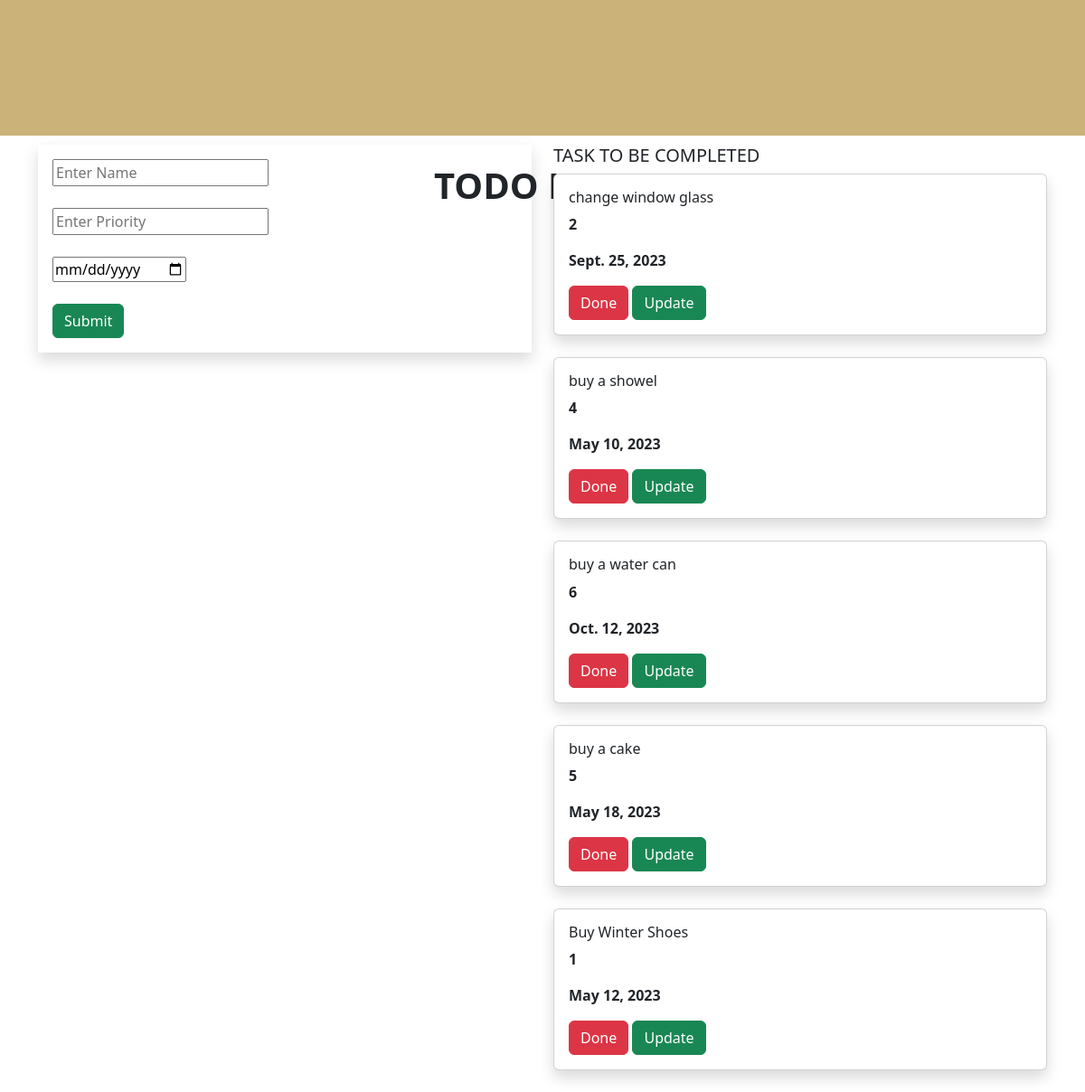
The page / on the database its author committed.
### todoapp/models.py (models this page shows, shortened)
class Task(models.Model):
    name=models.CharField(max_length=250)
    priority=models.IntegerField()
    date=models.DateField()

### todoapp/views.py (the view)
# urls.py: path('',views.add,name='add'),
def add(request):
    task1 = Task.objects.all()
    if request.method=='POST':
        name=request.POST.get('task','')
        priority=request.POST.get('priority','')
        date = request.POST.get('date', '')
        task=Task(name=name,priority=priority,date=date)
        task.save()
    return render(request,'home.html',{'task1':task1})

### templates/home.html (shortened to what this page needs)
{% extends 'base.html' %}
{% block body %}
<div class="container-fluid">
    <div class="row">
        <div class="col-md-12">
            <div class="banner">
                <div class="banner-text">
                    <h1><b>TODO LIST</b></h1>
                </div>
            </div>
        </div>
    </div>
</div>
<div class="container">
    <div class="row">
        <div class="col-md-6">
            <form method="POST" class="p-3 shadow">
                 <div class="form-group">
                     <input type="text" name="task" placeholder="Enter Name">
                 </div><br>
                 <div class="form-group">
                   <input type="text" name="priority" placeholder="Enter Priority">
                 </div><br>
                <div class="form-group">
                   <input type="date" name="date" placeholder="Enter last Date">
                 </div><br>
             <input type="submit" class="btn btn-success">
            </form>
        </div>
        <div class="col-md-6">
            <h5>TASK TO BE COMPLETED</h5>
               {% for i in task1 %}
            <div class="shadow card">
                <div class="card-body">
                    <h6 class="card-title">{{i.name}}</h6>
                    <P><b> {{i.priority}}</b></P>
                    <P><b> {{i.date}}</b></P>
                    <a class="btn btn-danger" href="{% url 'delete' i.id %}">Done</a>
                    <a class="btn btn-success" href="{% url 'update' i.id %}">Update</a>
                </div>
            </div>
            <br>
           {% endfor %}
            {% endblock %}

### templates/base.html (shortened to what this page needs)
{% load static %}
<!DOCTYPE html>
<html lang="en">
<head>
    <link href="https://cdn.jsdelivr.net/npm/bootstrap@5.3.0-alpha3/dist/css/bootstrap.min.css" rel="stylesheet">
    <link rel="stylesheet" href="{% static 'style.css' %}">
</head>
<body>
{% block body %}
{% endblock %}
</body>
</html>

### static/style.css (style rules this page uses)
.banner-text { top:15%; left:40%; position:absolute; transform: transform; }
.container-fluid { background-color:#CBB279; height:150px; width :100%; margin-bottom:10px; }

### rows shown on the page
Task: name "change window glass", priority "2", date "Sept. 25, 2023"
Task: name "buy a showel", priority "4", date "May 10, 2023"
Task: name "buy a water can", priority "6", date "Oct. 12, 2023"
Task: name "buy a cake", priority "5", date "May 18, 2023"
Task: name "Buy Winter Shoes", priority "1", date "May 12, 2023"
